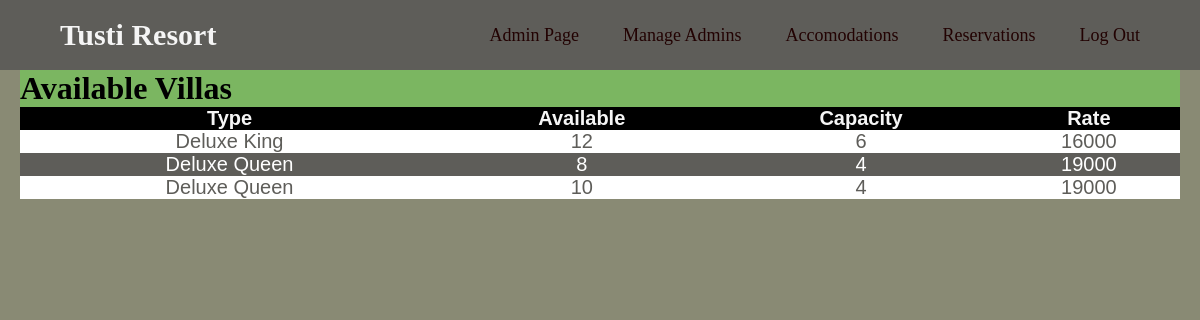
The page /html-php/available_villas.php on the database its author committed.
### tables this page shows
CREATE TABLE `villas` (
  `Type` varchar(100) NOT NULL,
  `Total Villas` int(11) NOT NULL,
  `Available` int(11) NOT NULL,
  `Reserved` int(11) NOT NULL,
  `Capacity` int(11) NOT NULL,
  `Rate` int(11) NOT NULL
);

### html-php/available_villas.php (the view, shortened to what this page needs)
<!DOCTYPE html>
<html lang="en">
<head>
    <link rel = "stylesheet" href="/RMS/css/style_admin.css">
</head>
<body>
    <nav>
    <div class="logo"><a href="/RMS/html-php/home.php">Tusti Resort</a></div>
        <ul>
            <li><a href="/RMS/html-php/admin.php">Admin Page</a></li>
            <li><a href="#">Manage Admins</a>
            </li>
            <li><a href="#">Accomodations</a>
            </li>
            <li><a href="#">Reservations</a>
            </li>
            <li><a href="/RMS/html-php/home.php">Log Out</a></li>
        </ul>
    </nav>
<div class="list">
    <div>
        <h1>Available Villas</h1>
    </div>
    <table>
        <thead>
            <tr>
                <th>Type</th>
                <th>Available</th>
                <th>Capacity</th>
                <th>Rate</th>
            </tr>
        </thead>
        <tbody>
        <?php
        $username = "root";
        $password = "";
        $server = "localhost";
        $database = "rms";
        $con = mysqli_connect($server,$username,$password,$database);
        $selectquery = " select * from villas";
        $query = mysqli_query($con,$selectquery);
        while($res = mysqli_fetch_array($query)){
        ?>
           <tr>
            <td><?php echo $res['Type'];?></td>
            <td><?php echo $res['Available'];?></td>
            <td><?php echo $res['Capacity'];?></td>
            <td><?php echo $res['Rate'];?></td>
           </tr>
        <?php
        }
        ?>
        </tbody>
    </table>
    </div>
</body>
</html>

### css/style_admin.css (style rules this page uses)
* { margin: 0; padding: 0; }
body { background-color: whitesmoke; background-size: cover; background-position: center center; height: 100vh; box-sizing: border-box; }
nav { background: rgb(94, 93, 89); }
nav:after { content: ''; clear: both; display: table; }
nav .logo { float: left; color: whitesmoke; font-size: 30px; font-weight: 600; line-height: 70px; padding-left: 60px; }
nav ul { float: right; list-style: none; margin-right: 40px; position: relative; }
nav ul li { display: inline-block; background: rgb(94, 93, 89); margin: 0 5px; }
nav ul li a { color:rgb(34, 2, 2); text-decoration: none; line-height: 70px; font-size:18px; padding: 8px 15px; }
.list { background-color: rgb(123,182,97); margin-left: 20px; margin-right: 20px; }

### html-php/available_villas.php (style rules this page uses)
body { background-color: rgb(137,138,116); }
table { border-collapse: collapse; width: 100%; color: #5E5D59; font-family: sans-serif; font-size: 20px; text-align: center; }
th { background-color: black; color: whitesmoke; }
tr:nth-child(even) { background-color: #5E5D59; color: white; }
tr:nth-child(odd) { background-color: white; color: #5E5D59; }
a { color: whitesmoke; text-decoration: none; }

### rows shown on the page
villas: Type "Deluxe King", Available "12", Capacity "6", Rate "16000"
villas: Type "Deluxe Queen", Available "8", Capacity "4", Rate "19000"
villas: Type "Deluxe Queen", Available "10", Capacity "4", Rate "19000"
